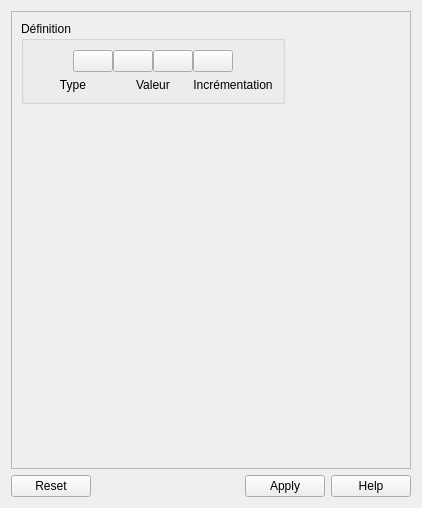
<?xml version="1.0" encoding="UTF-8"?>
<ui version="4.0">
 <class>SelectAutonumW</class>
 <widget class="QWidget" name="SelectAutonumW">
  <property name="geometry">
   <rect>
    <x>0</x>
    <y>0</y>
    <width>418</width>
    <height>508</height>
   </rect>
  </property>
  <property name="sizePolicy">
   <sizepolicy hsizetype="Minimum" vsizetype="Preferred">
    <horstretch>0</horstretch>
    <verstretch>0</verstretch>
   </sizepolicy>
  </property>
  <property name="windowTitle">
   <string>Form</string>
  </property>
  <layout class="QVBoxLayout" name="verticalLayout">
   <item>
    <widget class="QScrollArea" name="scrollArea">
     <property name="sizePolicy">
      <sizepolicy hsizetype="Minimum" vsizetype="MinimumExpanding">
       <horstretch>0</horstretch>
       <verstretch>0</verstretch>
      </sizepolicy>
     </property>
     <property name="minimumSize">
      <size>
       <width>400</width>
       <height>455</height>
      </size>
     </property>
     <property name="sizeIncrement">
      <size>
       <width>0</width>
       <height>0</height>
      </size>
     </property>
     <property name="mouseTracking">
      <bool>false</bool>
     </property>
     <property name="layoutDirection">
      <enum>Qt::LeftToRight</enum>
     </property>
     <property name="verticalScrollBarPolicy">
      <enum>Qt::ScrollBarAsNeeded</enum>
     </property>
     <property name="horizontalScrollBarPolicy">
      <enum>Qt::ScrollBarAlwaysOff</enum>
     </property>
     <property name="sizeAdjustPolicy">
      <enum>QAbstractScrollArea::AdjustToContents</enum>
     </property>
     <property name="widgetResizable">
      <bool>true</bool>
     </property>
     <property name="alignment">
      <set>Qt::AlignLeading|Qt::AlignLeft|Qt::AlignTop</set>
     </property>
     <widget class="QWidget" name="scrollAreaWidgetContents">
      <property name="geometry">
       <rect>
        <x>0</x>
        <y>0</y>
        <width>400</width>
        <height>453</height>
       </rect>
      </property>
      <property name="sizePolicy">
       <sizepolicy hsizetype="Minimum" vsizetype="Preferred">
        <horstretch>0</horstretch>
        <verstretch>0</verstretch>
       </sizepolicy>
      </property>
      <property name="minimumSize">
       <size>
        <width>400</width>
        <height>450</height>
       </size>
      </property>
      <layout class="QVBoxLayout" name="verticalLayout_2">
       <property name="sizeConstraint">
        <enum>QLayout::SetFixedSize</enum>
       </property>
       <item>
        <widget class="QGroupBox" name="definition_groupe">
         <property name="sizePolicy">
          <sizepolicy hsizetype="Minimum" vsizetype="Minimum">
           <horstretch>0</horstretch>
           <verstretch>0</verstretch>
          </sizepolicy>
         </property>
         <property name="title">
          <string>Définition</string>
         </property>
         <property name="alignment">
          <set>Qt::AlignLeading|Qt::AlignLeft|Qt::AlignTop</set>
         </property>
         <layout class="QVBoxLayout" name="verticalLayout_3">
          <property name="sizeConstraint">
           <enum>QLayout::SetFixedSize</enum>
          </property>
          <item>
           <layout class="QHBoxLayout" name="horizontalLayout">
            <property name="spacing">
             <number>0</number>
            </property>
            <property name="sizeConstraint">
             <enum>QLayout::SetDefaultConstraint</enum>
            </property>
            <item>
             <spacer name="horizontalSpacer_2">
              <property name="orientation">
               <enum>Qt::Horizontal</enum>
              </property>
              <property name="sizeHint" stdset="0">
               <size>
                <width>40</width>
                <height>20</height>
               </size>
              </property>
             </spacer>
            </item>
            <item>
             <widget class="QPushButton" name="remove_button">
              <property name="toolTip">
               <string>&lt;html&gt;&lt;head/&gt;&lt;body&gt;&lt;p&gt;Supprimer une variable de numérotation&lt;/p&gt;&lt;/body&gt;&lt;/html&gt;</string>
              </property>
              <property name="text">
               <string/>
              </property>
              <property name="icon">
               <iconset resource="../../qelectrotech.qrc">
                <normaloff>:/ico/22x22/list-remove.png</normaloff>:/ico/22x22/list-remove.png</iconset>
              </property>
              <property name="flat">
               <bool>false</bool>
              </property>
             </widget>
            </item>
            <item>
             <widget class="QPushButton" name="add_button">
              <property name="toolTip">
               <string>&lt;html&gt;&lt;head/&gt;&lt;body&gt;&lt;p&gt;Ajouter une variable de numérotation&lt;/p&gt;&lt;/body&gt;&lt;/html&gt;</string>
              </property>
              <property name="text">
               <string/>
              </property>
              <property name="icon">
               <iconset resource="../../qelectrotech.qrc">
                <normaloff>:/ico/22x22/list-add.png</normaloff>:/ico/22x22/list-add.png</iconset>
              </property>
              <property name="flat">
               <bool>false</bool>
              </property>
             </widget>
            </item>
            <item>
             <widget class="QPushButton" name="m_previous_pb">
              <property name="toolTip">
               <string>Précédent</string>
              </property>
              <property name="text">
               <string/>
              </property>
              <property name="icon">
               <iconset resource="../../qelectrotech.qrc">
                <normaloff>:/ico/16x16/arrow-left.png</normaloff>:/ico/16x16/arrow-left.png</iconset>
              </property>
             </widget>
            </item>
            <item>
             <widget class="QPushButton" name="m_next_pb">
              <property name="toolTip">
               <string>Suivant</string>
              </property>
              <property name="text">
               <string/>
              </property>
              <property name="icon">
               <iconset resource="../../qelectrotech.qrc">
                <normaloff>:/ico/16x16/arrow-right.png</normaloff>:/ico/16x16/arrow-right.png</iconset>
              </property>
             </widget>
            </item>
            <item>
             <spacer name="horizontalSpacer">
              <property name="orientation">
               <enum>Qt::Horizontal</enum>
              </property>
              <property name="sizeHint" stdset="0">
               <size>
                <width>40</width>
                <height>20</height>
               </size>
              </property>
             </spacer>
            </item>
           </layout>
          </item>
          <item>
           <layout class="QVBoxLayout" name="editor_layout" stretch="0">
            <property name="spacing">
             <number>0</number>
            </property>
            <property name="sizeConstraint">
             <enum>QLayout::SetDefaultConstraint</enum>
            </property>
            <item>
             <layout class="QHBoxLayout" name="label_layout" stretch="0,0,0">
              <property name="spacing">
               <number>0</number>
              </property>
              <property name="sizeConstraint">
               <enum>QLayout::SetDefaultConstraint</enum>
              </property>
              <item>
               <widget class="QLabel" name="type_label">
                <property name="text">
                 <string>Type</string>
                </property>
                <property name="alignment">
                 <set>Qt::AlignCenter</set>
                </property>
               </widget>
              </item>
              <item>
               <widget class="QLabel" name="value_label">
                <property name="text">
                 <string>Valeur</string>
                </property>
                <property name="alignment">
                 <set>Qt::AlignCenter</set>
                </property>
               </widget>
              </item>
              <item>
               <widget class="QLabel" name="increase_label">
                <property name="sizePolicy">
                 <sizepolicy hsizetype="Minimum" vsizetype="Preferred">
                  <horstretch>0</horstretch>
                  <verstretch>0</verstretch>
                 </sizepolicy>
                </property>
                <property name="text">
                 <string>Incrémentation</string>
                </property>
                <property name="alignment">
                 <set>Qt::AlignCenter</set>
                </property>
               </widget>
              </item>
             </layout>
            </item>
           </layout>
          </item>
          <item>
           <spacer name="verticalSpacer">
            <property name="orientation">
             <enum>Qt::Vertical</enum>
            </property>
            <property name="sizeType">
             <enum>QSizePolicy::MinimumExpanding</enum>
            </property>
            <property name="sizeHint" stdset="0">
             <size>
              <width>20</width>
              <height>0</height>
             </size>
            </property>
           </spacer>
          </item>
         </layout>
        </widget>
       </item>
      </layout>
     </widget>
    </widget>
   </item>
   <item>
    <widget class="QDialogButtonBox" name="buttonBox">
     <property name="sizePolicy">
      <sizepolicy hsizetype="Preferred" vsizetype="Preferred">
       <horstretch>0</horstretch>
       <verstretch>0</verstretch>
      </sizepolicy>
     </property>
     <property name="standardButtons">
      <set>QDialogButtonBox::Apply|QDialogButtonBox::Help|QDialogButtonBox::Reset</set>
     </property>
    </widget>
   </item>
  </layout>
 </widget>
 <resources>
  <include location="../../qelectrotech.qrc"/>
 </resources>
 <connections/>
</ui>
